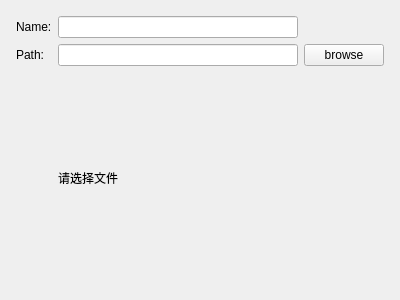
<?xml version="1.0" encoding="UTF-8"?>
<ui version="4.0">
 <class>prosetPage</class>
 <widget class="QWizardPage" name="prosetPage">
  <property name="geometry">
   <rect>
    <x>0</x>
    <y>0</y>
    <width>400</width>
    <height>300</height>
   </rect>
  </property>
  <property name="windowTitle">
   <string>WizardPage</string>
  </property>
  <layout class="QVBoxLayout" name="verticalLayout">
   <item>
    <layout class="QGridLayout" name="gridLayout">
     <property name="leftMargin">
      <number>5</number>
     </property>
     <property name="topMargin">
      <number>5</number>
     </property>
     <property name="rightMargin">
      <number>5</number>
     </property>
     <property name="bottomMargin">
      <number>5</number>
     </property>
     <item row="1" column="2">
      <widget class="QPushButton" name="browse">
       <property name="text">
        <string>browse</string>
       </property>
      </widget>
     </item>
     <item row="0" column="1">
      <widget class="QLineEdit" name="nameEdit"/>
     </item>
     <item row="1" column="1">
      <widget class="QLineEdit" name="pathEdit"/>
     </item>
     <item row="1" column="0">
      <widget class="QLabel" name="path">
       <property name="text">
        <string>Path:</string>
       </property>
      </widget>
     </item>
     <item row="0" column="0">
      <widget class="QLabel" name="name">
       <property name="text">
        <string>Name:</string>
       </property>
      </widget>
     </item>
     <item row="2" column="1">
      <widget class="QLabel" name="tips">
       <property name="text">
        <string>请选择文件</string>
       </property>
      </widget>
     </item>
    </layout>
   </item>
  </layout>
 </widget>
 <resources/>
 <connections/>
</ui>
